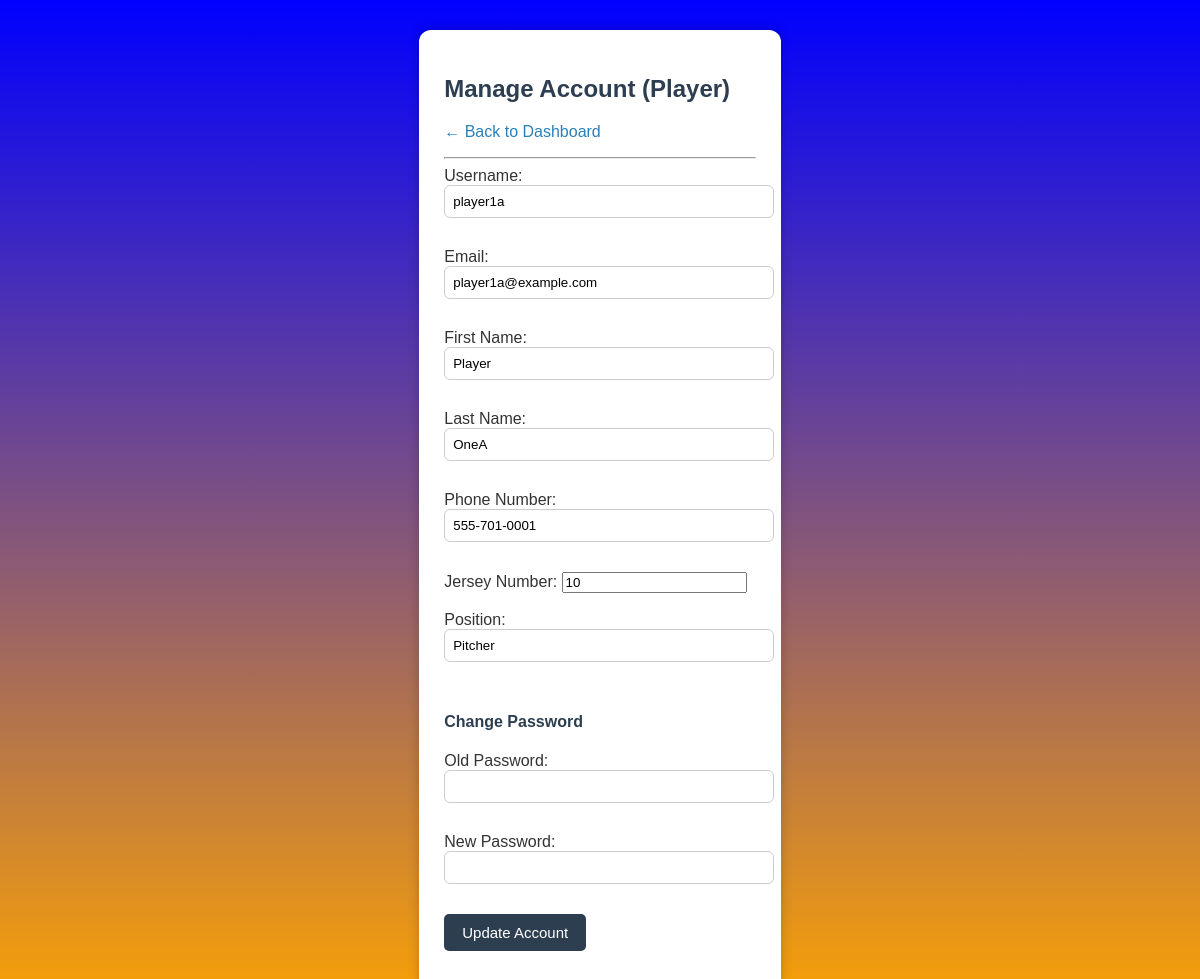
The page /manage_account.php (signed in) on the database its author committed.
### tables this page shows
CREATE TABLE users (
    id INT AUTO_INCREMENT PRIMARY KEY,
    username VARCHAR(50) NOT NULL UNIQUE,
    first_name VARCHAR(50) NOT NULL,
    last_name VARCHAR(50) NOT NULL,
    email VARCHAR(100) NOT NULL UNIQUE,
    phone_number VARCHAR(20),
    password_hash VARCHAR(255) NOT NULL,
    role ENUM('User', 'Player', 'Coach', 'Manager', 'Admin') DEFAULT 'User',
    created_at TIMESTAMP DEFAULT CURRENT_TIMESTAMP
);

CREATE TABLE players (
    id INT AUTO_INCREMENT PRIMARY KEY,
    user_id INT UNIQUE,
    jersey_number INT,
    position VARCHAR(50),
    team_id INT,
    games_played INT DEFAULT 0,
    at_bats INT DEFAULT 0,
    hits INT DEFAULT 0,
    home_runs INT DEFAULT 0,
    status ENUM('Active', 'Inactive') DEFAULT 'Active',
    FOREIGN KEY (user_id) REFERENCES users(id) ON DELETE CASCADE,
    FOREIGN KEY (team_id) REFERENCES teams(id) ON DELETE SET NULL
);

### manage_account.php (the view, shortened to what this page needs)
<?php
require 'db_connect.php';
$userId = $_SESSION['user_id'];
$role = $_SESSION['role'];
$stmt = $pdo->prepare("SELECT * FROM users WHERE id = ?");
$stmt->execute([$userId]);
$user = $stmt->fetch();
$playerData = [];
if ($role === 'Player') {
    $stmt = $pdo->prepare("SELECT jersey_number, position FROM players WHERE user_id = ?");
    $stmt->execute([$userId]);
    $playerData = $stmt->fetch();
}
$dashLink = [
    'Admin' => 'dashboards/admin_dashboard.php',
    'Manager' => 'dashboards/manager_dashboard.php',
    'Coach' => 'dashboards/coach_dashboard.php',
    'Player' => 'dashboards/player_dashboard.php',
    'User' => 'dashboards/user_dashboard.php'
][$role] ?? 'index.php';
?>
<!DOCTYPE html>
<html>
<head>
    <link rel="stylesheet" href="assets/css/manage_account.css">
</head>
<body>
    <div class="container">
        <h2>Manage Account (<?php echo htmlspecialchars($role); ?>)</h2>
        <p><a href="<?php echo $dashLink; ?>">← Back to Dashboard</a></p>
        <hr>
        <form method="POST">
            Username: <input type="text" value="<?php echo htmlspecialchars($user['username']); ?>" readonly><br><br>
            Email: <input type="email" value="<?php echo htmlspecialchars($user['email']); ?>" readonly><br><br>
            First Name: <input type="text" name="first_name" value="<?php echo htmlspecialchars($user['first_name']); ?>" required><br><br>
            Last Name: <input type="text" name="last_name" value="<?php echo htmlspecialchars($user['last_name']); ?>" required><br><br>
            Phone Number: <input type="text" name="phone_number" value="<?php echo htmlspecialchars($user['phone_number'] ?? ''); ?>"><br><br>
            <?php if ($role === 'Player'): ?>
                Jersey Number: <input type="number" name="jersey_number" value="<?php echo htmlspecialchars($playerData['jersey_number'] ?? ''); ?>"><br><br>
                Position: <input type="text" name="position" value="<?php echo htmlspecialchars($playerData['position'] ?? ''); ?>"><br><br>
            <?php endif; ?>
            <h4>Change Password</h4>
            Old Password: <input type="password" name="old_password"><br><br>
            New Password: <input type="password" name="new_password"><br><br>
            <button type="submit">Update Account</button>
        </form>
    </div>
</body>
</html>

### assets/css/manage_account.css (style rules this page uses)
body { font-family: Arial, sans-serif; background: linear-gradient(to top, orange, blue); margin: 0; display: flex; padding: 30px; color: #333; }
.container { max-width: 1000px; margin: auto; background: #fff; padding: 25px; border-radius: 12px; box-shadow: 0 0 12px rgba(0, 0, 0, 0.2); }
h2, h3, h4 { color: #2c3e50; }
form { margin-bottom: 20px; }
input[type="text"], input[type="email"], input[type="password"] { padding: 8px; width: 100%; max-width: 400px; margin-bottom: 12px; border: 1px solid #ccc; border-radius: 6px; }
button { background-color: #2c3e50; color: white; padding: 10px 18px; border: none; border-radius: 5px; font-size: 15px; cursor: pointer; transition: background-color 0.3s; }
a { color: #2980b9; text-decoration: none; }

### rows shown on the page
users: username "player1a", email "player1a@example.com", first_name "Player", last_name "OneA", phone_number "555-701-0001"
players: jersey_number "10", position "Pitcher"

### other values the page prints
$role "Player"
